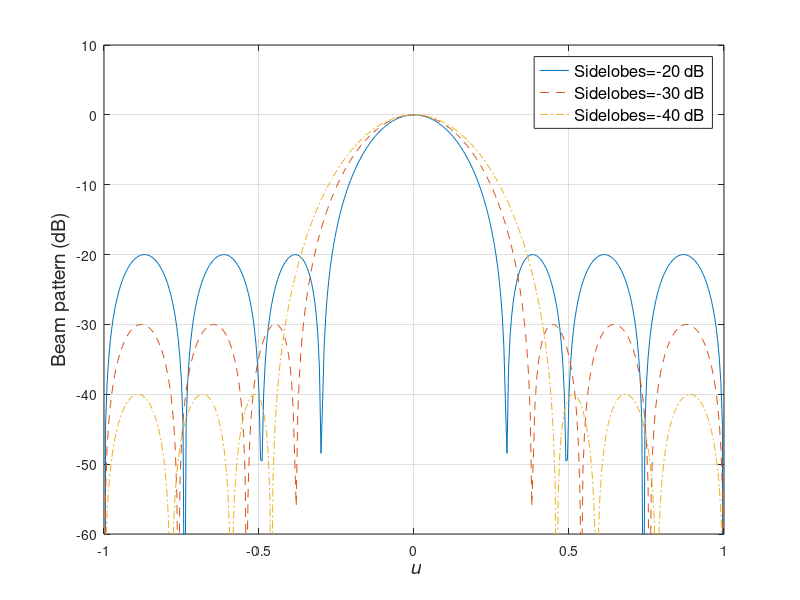

MATLAB code for this plot:
%%%%%%%%%%%%%%%%%%%%%%%%%%%%%%%%%%%%%%%%%%%
% Figure 3.26
% Patterns of Dolph-Chebychev arrays with eight elements
%      (-20, -30, -40 dB sidelobes)
% Lillian Xiaolan Xu 3/23/99
% updated by K. Bell 7/22/01, 9/30/01, 10/17/01
%%%%%%%%%%%%%%%%%%%%%%%%%%%%%%%%%%%%%%%%%%%

clear all
close all

%%%%%%%   for N=8
N=8;
sidelobe=[20 30 40];   	% *dB below the main lobe maximum
R=10.^(sidelobe/20);
x0_set=cosh(1/(N-1)*acosh(R));

u = -1:1/200:1;

for num=1:size(x0_set,2)
    x0=x0_set(num);
    a3=x0^7;
    a2=(a3-x0^5)*112/16;
    a1=((x0^3-a3)*56+20*a2)/4;
    a0=-7*x0+3*a1-5*a2+7*a3;
    
    wdq=[a3 a2 a1 a0 a0 a1 a2 a3];        %w'
    sumw=sum(wdq);
    wdq=wdq./sumw;
    wdq=wdq';
    b=0;     
    for m=1:N
        b=b+wdq(m)*exp(i*(-(N+1)/2+m)*pi*u);
    end;
    bdb1(num,:)=20*log10(abs(b));
    
    W(:,num)=wdq;
    
    %x=x0*cos(pi*u/2);
    %T7=64*x.^7-112*x.^5+56*x.^3-7*x;
end;

figure
plot(u,bdb1(1,:),'-',u,bdb1(2,:),'--',u,bdb1(3,:),'-.');
axis([-1 1 -60 10])
h=legend('Sidelobes=-20 dB','Sidelobes=-30 dB','Sidelobes=-40 dB');
set(h,'Fontsize',12)
xlabel('\it u','Fontsize',14)
ylabel('Beam pattern (dB)','Fontsize',14)
grid on
